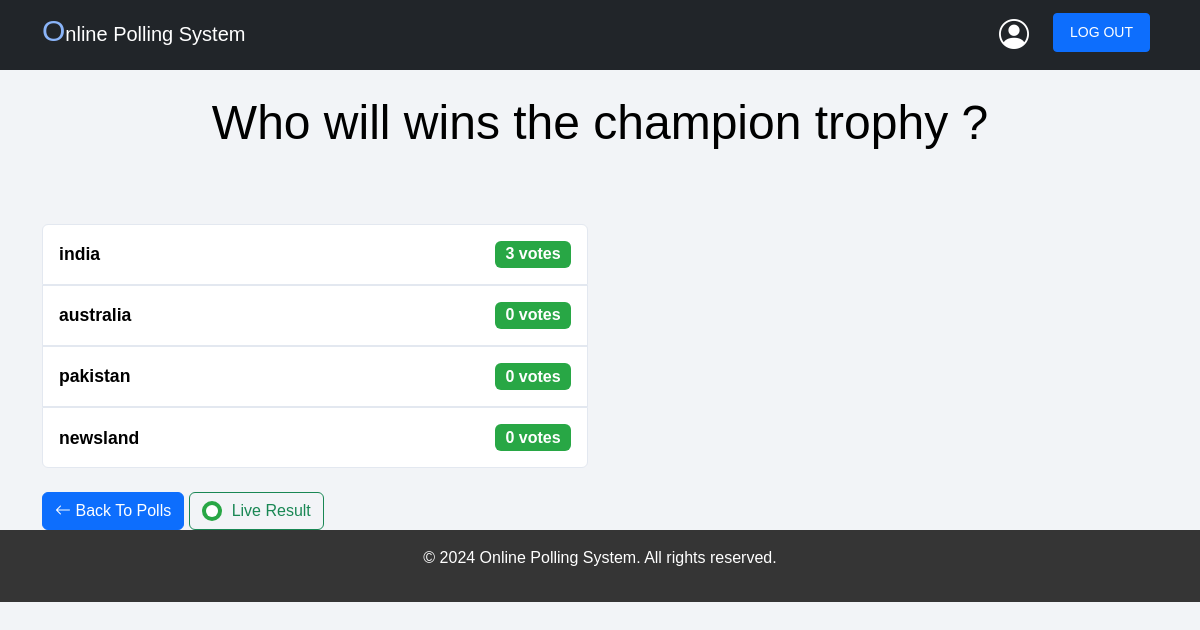
The page /polls/4/results/ (signed in) on the database as committed earlier.
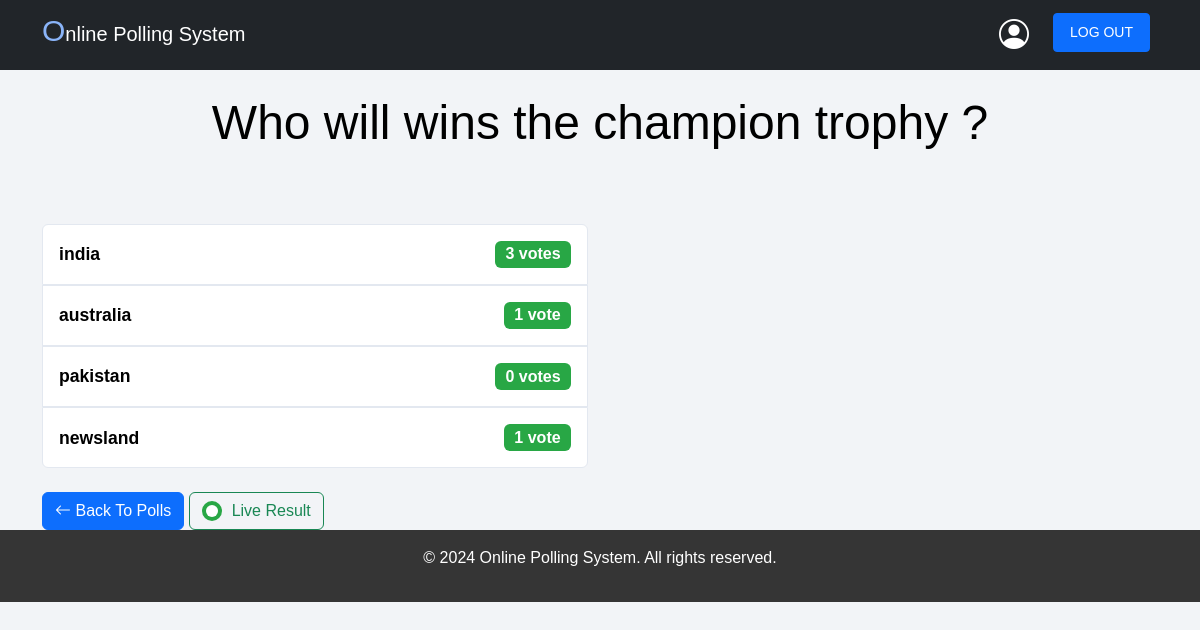
The same page on the database as committed later.
### polls/models.py (models this page shows, shortened)
class Choice(models.Model):
    question = models.ForeignKey(Question, on_delete=models.CASCADE)
    choice_text = models.CharField(max_length=200)
    votes = models.IntegerField(default=0)

### polls/views.py (the view)
# urls.py: path('<int:question_id>/results/', views.results, name='results'),
@login_required
def results(request, question_id):
    question = Question.objects.filter(pk=question_id).first()
    if question is None:
        return render(request, 'polls/error.html', {'error_message': 'Question not found'}, status=404)
    user_vote = UserVote.objects.filter(user=request.user, question=question).first()
    context = {
        'question': question,
        'user_vote_count': user_vote.vote_count if user_vote else 0,
    }
    return render(request, 'polls/results.html', context)

### templates/polls/results.html (shortened to what this page needs)
{% extends 'base.html' %}
{% block content %}
<h2 class="mt-4 mb-4 text-center display-5" style="color: black;">{{ question.question_text }}</h2>
<div class="container">
    <div class="row">
        <div class="col-12 col-md-6">
            <ul class="list-group mt-5">
                {% for choice in question.choice_set.all %}
                    <li class="list-group-item d-flex justify-content-between align-items-center p-3"
                        style="border: 1px solid #E3E8F0; background-color: #ffffff;">
                        <span style="font-weight: 600; font-size: 1.1rem; color: #000000;">
                            {{ choice.choice_text }}
                        </span>
                        <span class="badge" style="background-color: #28A745; color: white; font-size: 1rem;">
                            {{ choice.votes }} vote{{ choice.votes | pluralize }}
                        </span>
                    </li>
                {% endfor %}
            </ul>
            <div class="mt-4">
                <a class="btn btn-primary" href="{% url 'polls:index' %}">
                    <i class="bi bi-arrow-left"></i> Back To Polls
                </a>
                <button class="btn btn-outline-success" style="display: inline-flex; align-items: center; pointer-events: none; cursor: default;">
                    <div style="border-radius: 50%; width: 20px; height: 20px; background-color: #28A745; margin-right: 10px; position: relative;">
                        <div style="width: 12px; height: 12px; background-color: white; border-radius: 50%; position: absolute; top: 4px; left: 4px;"></div>
                    </div>
                    Live Result
                </button>
            </div>
        </div>
        <div class="col-12 col-md-6">
        </div>
    </div>
</div>
{% endblock %}

Rows that differ between the two databases and show on the page:
changed Choice "australia": votes "0" → "1"; votes|pluralize "s" → (not shown)
changed Choice "newsland": votes "0" → "1"; votes|pluralize "s" → (not shown)
